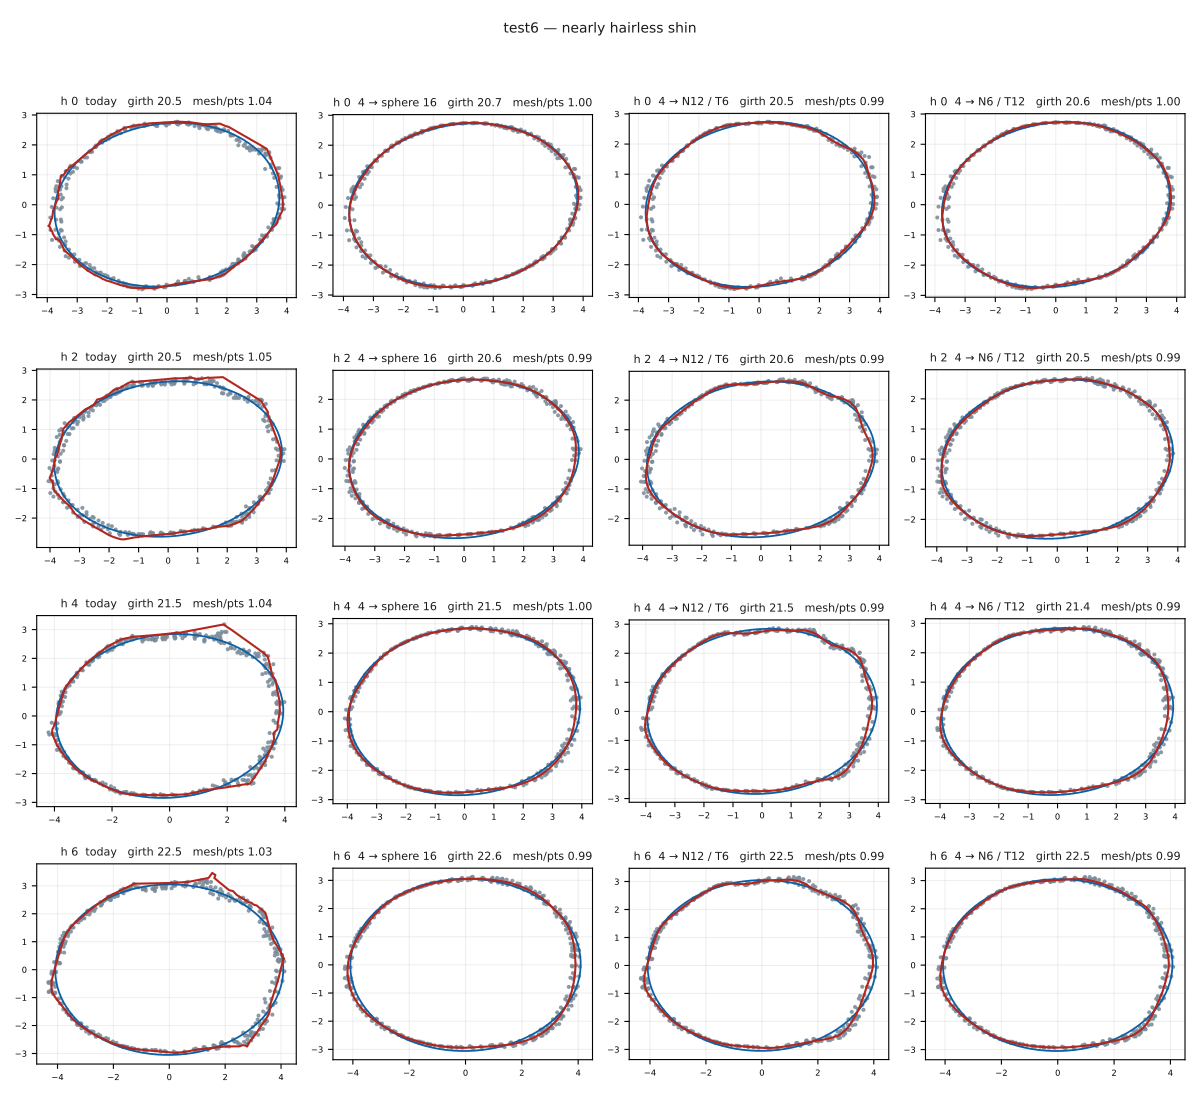

Here is the Python script that generated this plot:
"""Per-slice gallery comparing the sphere MLS against two ellipsoid kernels.

Four columns at every height, each after the pipeline's own 4x pass:

    today            what the run wrote: 4x MLS, alpha-wrapped
    4 -> sphere 16   the stacked candidate from the sweep, Poisson-wrapped
    4 -> N12 / T6    ellipsoid long along the normal, short in the tangent plane
    4 -> N6 / T12    the reverse: short along the normal, long in the tangent

All three candidates are wrapped by Poisson so the columns differ only in the
second MLS pass. Titles carry girth and mesh/points area ratio; the last page
tabulates the volumes.

    python docs/experiments/2026-09_test_captures/ring_gallery_anisotropic.py
"""
import math
import pathlib
import sys

import matplotlib
matplotlib.use("Agg")

import matplotlib.pyplot as plt
import numpy as np
from matplotlib.backends.backend_pdf import PdfPages

HERE = pathlib.Path(__file__).resolve().parent
PROJECT_ROOT = str(HERE.parents[2])
sys.path.insert(0, PROJECT_ROOT)
sys.path.insert(0, str(HERE))

from pipeline.core.meshcut import apply_marker_cut_to_mesh  # noqa: E402
from pipeline.ghost import ghost_voxel_downsample, mls_project, normal_aware_filter  # noqa: E402
from mls_anisotropic import mls_project_ellipsoid  # noqa: E402
from mls_radius_sweep import load_capture, poisson_solid  # noqa: E402
from ring_gallery_before_after import (TRUTH, before_state, draw_panel,  # noqa: E402
                                       height_range)

OUTPUT = HERE / "ring_gallery_anisotropic.pdf"
PANELS_PER_PAGE = 4
INK, MUTED = "#1a1a1a", "#5a5a5a"

# (label, second-pass kind, parameters). The first pass is always the 4x sphere.
VARIANTS = [
    ("4 → sphere 16", "sphere", {"radius_mult": 16.0}),
    ("4 → N12 / T6", "ellipsoid", {"normal_mult": 12.0, "tangent_mult": 6.0}),
    ("4 → N6 / T12", "ellipsoid", {"normal_mult": 6.0, "tangent_mult": 12.0}),
]


def first_pass(run_name):
    """The ghost chain up to and including the pipeline's 4x MLS, in run space."""
    cluster, voxel_size, normal_scale, rotation, scale_cm, cube_volume, planes = load_capture(run_name)
    points = np.asarray(cluster.points, dtype=np.float32)
    colours = (np.zeros((len(points), 3), dtype=np.uint8) if not cluster.has_colors()
               else (np.clip(np.asarray(cluster.colors, dtype=np.float32), 0, 1) * 255).astype(np.uint8))
    points, colours = ghost_voxel_downsample(points, colours, voxel_size)
    points, colours = normal_aware_filter(points, colours, normal_scale)
    points, colours, _ = mls_project(points, colours, radius_mult=4.0, polynomial=True, verbose=False)
    return np.asarray(points, dtype=np.float64), colours, rotation, scale_cm, cube_volume, planes


def second_pass(points, colours, kind, parameters):
    """Apply one candidate second pass and return the points."""
    if kind == "sphere":
        projected, _, _ = mls_project(points, colours, polynomial=True, verbose=False, **parameters)
        return np.asarray(projected, dtype=np.float64)
    projected, _ = mls_project_ellipsoid(points, **parameters)
    return np.asarray(projected, dtype=np.float64)


def solid_volume(solid, planes, cube_volume):
    """Span volume when planes exist, else the whole object, scaled like Stage 6."""
    if solid is None:
        return float("nan")
    if len(planes) >= 2:
        cut, case = apply_marker_cut_to_mesh(solid, planes)
        if case != "case_2_between":
            return float("nan")
        return abs(cut.volume) * (1000.0 / cube_volume)
    return abs(solid.volume) * (1000.0 / cube_volume)


def build_variants(run_name):
    """Today's state plus each candidate: (label, levelled cloud, solid, chi, volume)."""
    base_points, colours, rotation, scale_cm, cube_volume, planes = first_pass(run_name)
    today_cloud, today_solid = before_state(run_name)
    states = [("today", today_cloud, today_solid, None, solid_volume(today_solid, planes, cube_volume))]
    for label, kind, parameters in VARIANTS:
        levelled = second_pass(base_points, colours, kind, parameters) @ rotation.T
        solid, euler = poisson_solid(levelled)
        states.append((label, levelled, solid, euler, solid_volume(solid, planes, cube_volume)))
    return states, scale_cm, planes


def gallery(pdf, run_name):
    """Draw every height of one object and return its summary rows."""
    states, scale_cm, planes = build_variants(run_name)
    lower_z, heights_cm = height_range(run_name, planes, states[0][1], scale_cm)

    ratios = {label: [] for label, *_ in states}
    girths = {label: [] for label, *_ in states}
    for page_start in range(0, len(heights_cm), PANELS_PER_PAGE):
        page_heights = heights_cm[page_start:page_start + PANELS_PER_PAGE]
        figure, axes_grid = plt.subplots(len(page_heights), len(states),
                                         figsize=(3.0 * len(states), 2.6 * len(page_heights) + 0.6))
        axes_grid = np.atleast_2d(axes_grid)
        for row, height_cm in enumerate(page_heights):
            height = lower_z + height_cm / scale_cm
            for column, (label, cloud, solid, _, _) in enumerate(states):
                girth, ratio = draw_panel(axes_grid[row, column], cloud, solid, height,
                                          scale_cm, f"h {height_cm:.0f}  {label}")
                girths[label].append(girth)
                ratios[label].append(ratio)
        figure.suptitle(TRUTH[run_name]["label"], fontsize=10, color=INK)
        figure.tight_layout(rect=[0, 0, 1, 0.96])
        pdf.savefig(figure)
        plt.close(figure)

    rows = []
    for label, _, _, euler, volume in states:
        rows.append((run_name, label, float(np.nanmean(girths[label])),
                     float(np.nanmean(ratios[label])), euler, volume))
    return rows


def summary_page(pdf, rows):
    """Final page: one line per variant per object."""
    figure = plt.figure(figsize=(11.69, 8.27))
    figure.text(0.06, 0.92, "Sphere vs ellipsoid second pass — summary",
                fontsize=16, weight="bold", color=INK)
    lines = [f'{"object":22s} {"variant":16s} {"mean girth":>11s} {"mesh/pts":>9s} '
             f'{"poisson χ":>10s} {"volume":>9s}', "-" * 82]
    for run_name, label, girth, ratio, euler, volume in rows:
        chi = "alpha" if euler is None else str(euler)
        lines.append(f"{run_name:22s} {label:16s} {girth:11.2f} {ratio:9.3f} {chi:>10s} {volume:9.1f}")
    lines += ["", "truth: test6 span 1398.6 cm3 (tape);  can girth 18.5, cylinder bound 394.9",
              "mesh/pts near 1.00 = the solid sits on the points; girth unchanged = anatomy kept"]
    figure.text(0.06, 0.84, "\n".join(lines), fontsize=9, family="monospace",
                color=INK, va="top", linespacing=1.5)
    pdf.savefig(figure)
    plt.close(figure)


def main():
    """Render the gallery for both objects and print the summary."""
    rows = []
    with PdfPages(OUTPUT) as pdf:
        for run_name in TRUTH:
            rows.extend(gallery(pdf, run_name))
        summary_page(pdf, rows)
    print(f'{"object":22s} {"variant":16s} {"girth":>7s} {"mesh/pts":>9s} {"chi":>6s} {"volume":>9s}')
    for run_name, label, girth, ratio, euler, volume in rows:
        print(f"{run_name:22s} {label:16s} {girth:7.2f} {ratio:9.3f} "
              f"{'alpha' if euler is None else euler:>6} {volume:9.1f}")
    print(OUTPUT)


if __name__ == "__main__":
    main()
